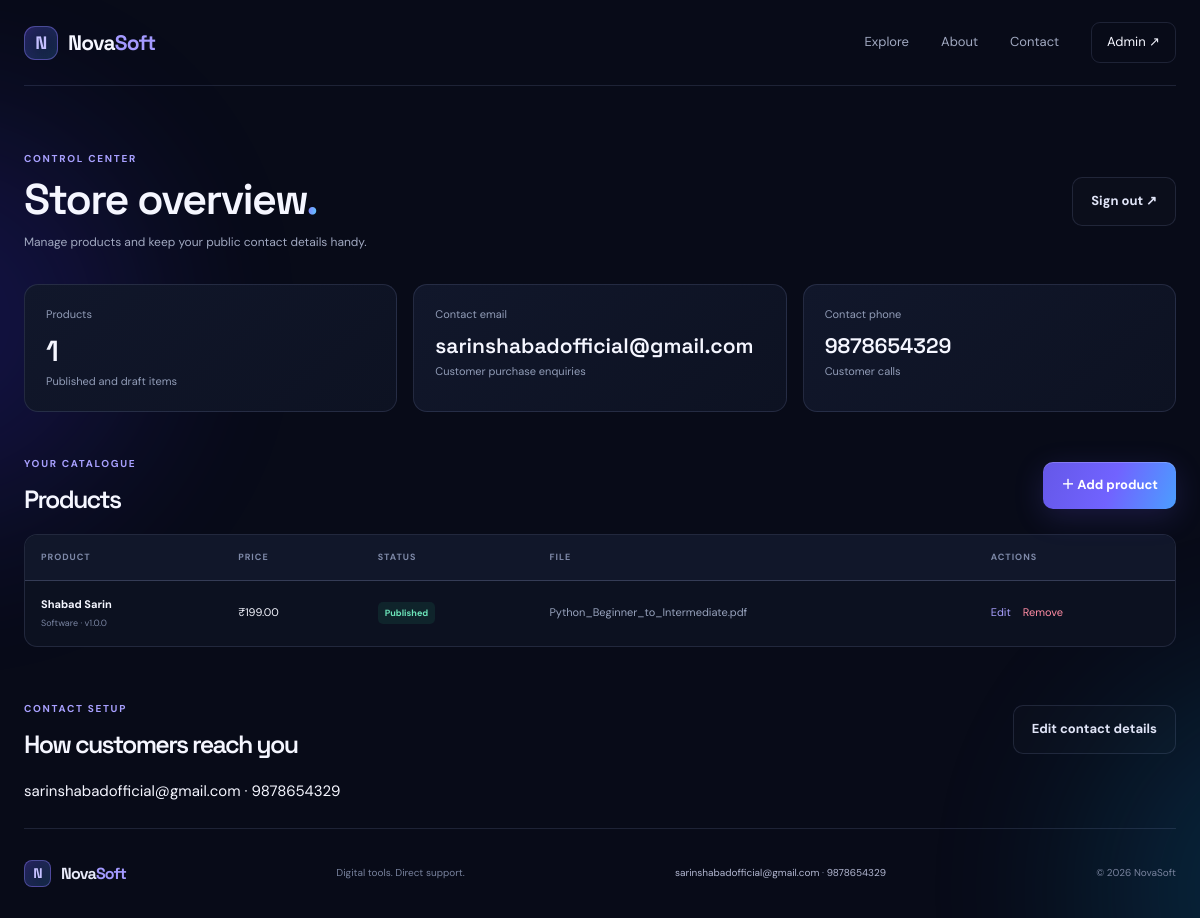
The page /admin (signed in) on the database its author committed.
### app.py (models this page shows)
class StoreSetting(db.Model):
    key = db.Column(db.String(80), primary_key=True)
    value = db.Column(db.String(500), nullable=False, default="")

class Product(db.Model):
    id = db.Column(db.Integer, primary_key=True)
    name = db.Column(db.String(160), nullable=False)
    slug = db.Column(db.String(190), unique=True, nullable=False, index=True)
    description = db.Column(db.Text, nullable=False, default="")
    category = db.Column(db.String(80), nullable=False, default="Software")
    version = db.Column(db.String(40), nullable=False, default="1.0.0")
    price_paise = db.Column(db.Integer, nullable=False, default=0)
    compare_price_paise = db.Column(db.Integer, nullable=False, default=0)
    file_key = db.Column(db.String(255), nullable=False)
    original_filename = db.Column(db.String(255), nullable=False)
    image_url = db.Column(db.String(500), nullable=False, default="")
    published = db.Column(db.Boolean, nullable=False, default=True)
    preview_key = db.Column(db.String(255), nullable=False, default="")
    preview_filename = db.Column(db.String(255), nullable=False, default="")
    preview_type = db.Column(db.String(20), nullable=False, default="")
    created_at = db.Column(db.DateTime(timezone=True), nullable=False, default=utcnow)

### app.py (the view)
@app.get("/admin")
@admin_required
def admin_dashboard():
    products = Product.query.order_by(Product.created_at.desc()).all()
    return render_template("admin.html", products=products)

### app.py (called while the page is built, shortened)
def setting(key, fallback=""):
    row = db.session.get(StoreSetting, key)
    return row.value if row else fallback

def admin_required(fn):
    @wraps(fn)
    def wrapper(*args, **kwargs):
        if not session.get("is_admin"):
            return redirect(url_for("admin_login", next=request.path))
        return fn(*args, **kwargs)
    return wrapper

def csrf_token():
    token = session.get("_csrf")
    if not token:
        token = secrets.token_urlsafe(32)
        session["_csrf"] = token
    return token

@app.context_processor
def inject_globals():
    return {
        "csrf_token": csrf_token,
        "store_name": os.getenv("STORE_NAME", "NovaSoft"),
        "contact_email": setting("contact_email", os.getenv("CONTACT_EMAIL", "sarinshabadofficial@gmail.com")).strip(),
        "contact_phone": setting("contact_phone", os.getenv("CONTACT_PHONE", "9878654329")).strip(),
    }

@app.before_request
def protect_posts():
    if request.method == "POST":
        submitted = request.form.get("_csrf") or request.headers.get("X-CSRF-Token")
        expected = session.get("_csrf", "")
        if not submitted or not expected or not hmac.compare_digest(submitted, expected):
            abort(400, description="Invalid or missing CSRF token. Refresh the page and try again.")

@app.before_request
def throttle_sensitive_routes():
    if request.method != "POST" or request.endpoint not in _RATE_LIMIT_RULES:
        return None

def money(paise):
    return f"₹{paise / 100:,.2f}"

### templates/admin.html (shortened to what this page needs)
{% extends "base.html" %}
{% block content %}
<section class="admin-header"><div><div class="eyebrow">CONTROL CENTER</div><h1>Store overview<span class="gradient-text">.</span></h1><p>Manage products and keep your public contact details handy.</p></div><form method="post" action="{{ url_for('admin_logout') }}"><input type="hidden" name="_csrf" value="{{ csrf_token() }}"><button class="btn btn-ghost" type="submit">Sign out ↗</button></form></section>
<div class="stats-grid"><div class="stat-card"><span>Products</span><strong>{{ products|length }}</strong><small>Published and draft items</small></div><div class="stat-card"><span>Contact email</span><strong class="admin-contact-value">{{ contact_email }}</strong><small>Customer purchase enquiries</small></div><div class="stat-card"><span>Contact phone</span><strong class="admin-contact-value">{{ contact_phone }}</strong><small>Customer calls</small></div></div>
<section class="admin-section"><div class="section-heading compact"><div><div class="eyebrow">YOUR CATALOGUE</div><h2>Products</h2></div><a class="btn btn-primary" href="{{ url_for('product_new') }}">＋ Add product</a></div>
<div class="table-wrap"><table><thead><tr><th>Product</th><th>Price</th><th>Status</th><th>File</th><th>Actions</th></tr></thead><tbody>
{% for product in products %}<tr><td><strong>{{ product.name }}</strong><small>{{ product.category }} · v{{ product.version }}</small></td><td>{{ product.price_paise|money }}</td><td><span class="status {{ 'status-live' if product.published else 'status-draft' }}">{{ 'Published' if product.published else 'Draft' }}</span></td><td><span class="file-name">{{ product.preview_filename or product.original_filename }}</span></td><td><div class="table-actions"><a href="{{ url_for('product_edit', product_id=product.id) }}">Edit</a><form method="post" action="{{ url_for('product_delete', product_id=product.id) }}" onsubmit="return confirm('Remove this product from the storefront?')"><input type="hidden" name="_csrf" value="{{ csrf_token() }}"><button class="text-danger" type="submit">Remove</button></form></div></td></tr>
{% else %}<tr><td colspan="5" class="table-empty">No products yet. Add your first digital product.</td></tr>{% endfor %}
</tbody></table></div></section>
<section class="admin-section"><div class="section-heading compact"><div><div class="eyebrow">CONTACT SETUP</div><h2>How customers reach you</h2></div><a class="btn btn-ghost" href="{{ url_for('admin_settings') }}">Edit contact details</a></div><p><a href="mailto:{{ contact_email }}">{{ contact_email }}</a> · <a href="tel:{{ contact_phone|replace(' ', '')|replace('-', '') }}">{{ contact_phone }}</a></p></section>
{% endblock %}

### templates/base.html (shortened to what this page needs)
<!doctype html>
<html lang="en">
<head>
  <link rel="stylesheet" href="{{ url_for('static', filename='css/style.css') }}">
</head>
<body>
  <div class="ambient ambient-one"></div><div class="ambient ambient-two"></div>
  <header class="nav wrap">
    <a class="brand" href="{{ url_for('home') }}"><span class="brand-mark">N</span><span>Nova<span class="brand-accent">Soft</span></span></a>
    <nav><a href="{{ url_for('home') }}#products">Explore</a><a href="{{ url_for('home') }}#about">About</a><a href="mailto:{{ contact_email }}">Contact</a><a class="nav-admin" href="{{ url_for('admin_dashboard') if session.get('is_admin') else url_for('admin_login') }}">Admin ↗</a></nav>
  </header>
  <main class="wrap">
    {% block content %}{% endblock %}
  </main>
  <footer class="footer wrap"><a class="brand small-brand" href="{{ url_for('home') }}"><span class="brand-mark">N</span><span>Nova<span class="brand-accent">Soft</span></span></a><span>Digital tools. Direct support.</span><span class="footer-contact"><a href="mailto:{{ contact_email }}">{{ contact_email }}</a> · <a href="tel:{{ contact_phone|replace(' ', '')|replace('-', '') }}">{{ contact_phone }}</a></span><span>© {{ 2026 }} NovaSoft</span></footer>
</body>
</html>

### rows shown on the page
StoreSetting: value "sarinshabadofficial@gmail.com"
StoreSetting: value "9878654329"
Product: name "Shabad Sarin", category "Software", version "1.0.0", price_paise "₹199.00", published "Published", preview_filename "Python_Beginner_to_Intermediate.pdf"

### other values the page prints
{{ products|length }} "1"
{{ 2026 }} "2026"
